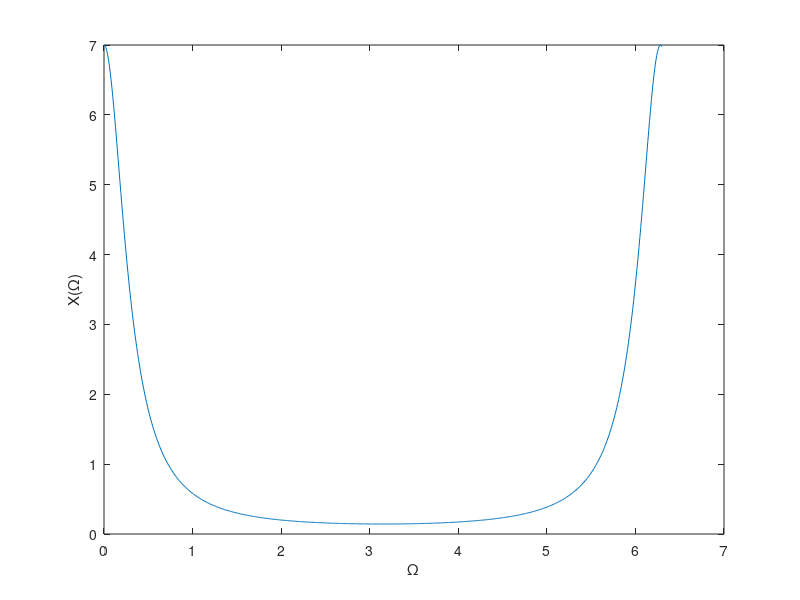

MATLAB code for this plot:
a = 0.75;
Omega = 0:0.01:6.3;
X = (1 - a ^ 2) ./ (1 - 2 * a * cos(Omega) + a ^ 2);
plot(Omega, abs(X));
xlabel('\Omega')
ylabel('X(\Omega)')
